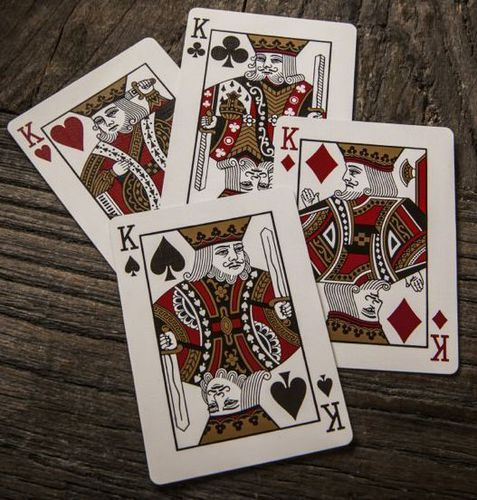
#> input picture Section 1/Images/cards.jpg, 477 x 500 px
$ python joining_two_images.py
#> lines starting #> are read from the running program, lines starting #| are printed output that depends on the picture
import cv2
import numpy as np

img1 = cv2.imread("Images/cards.jpg")
#> img1 is the input picture: shape (500, 477, 3); mean B, G, R 88.1, 96.6, 109.6

img2 = cv2.imread("Images/cards2.jpg")
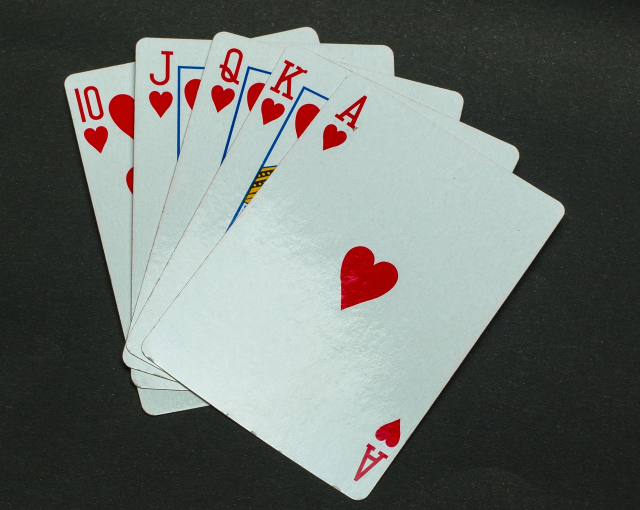
#> input picture Section 1/Images/cards2.jpg, 1280 x 1020 px (shown at 1/2 size)
#> img2 is the input picture: shape (1020, 1280, 3); mean B, G, R 108.4, 112.6, 107.2
img3 = cv2.resize(img2,(477,500))
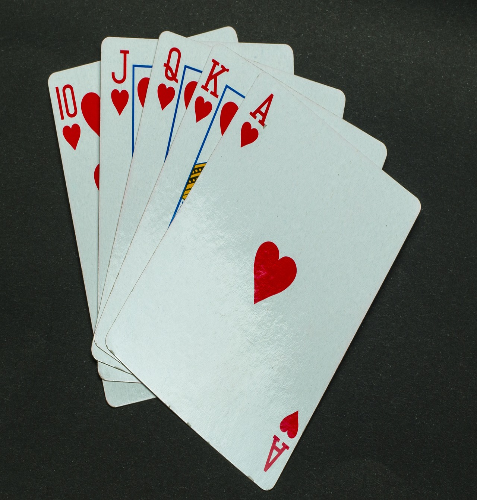
#> img3: shape (500, 477, 3); mean B, G, R 108.3, 112.5, 107

print(img1.shape)
#| (500, 477, 3)
print(img2.shape)
#| (1020, 1280, 3)

image = np.hstack((img1,img3))  #vstack,hstack
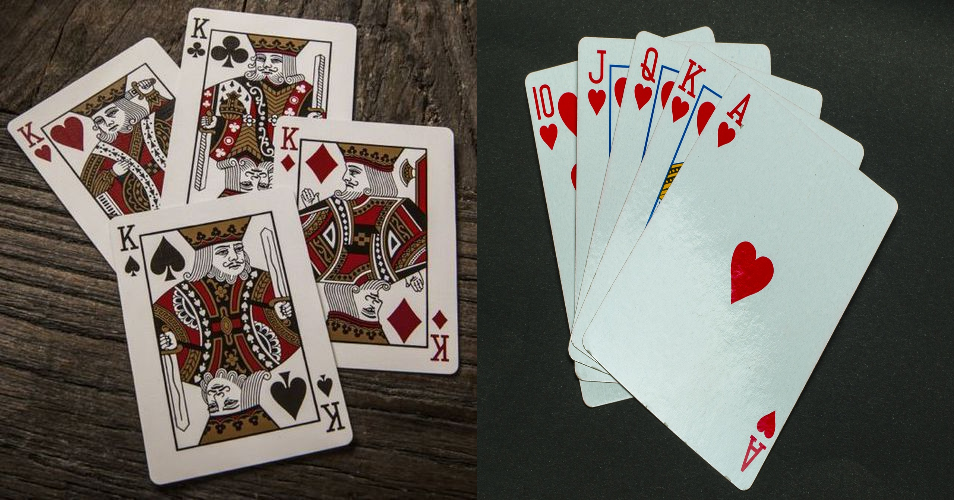
#> image: shape (500, 954, 3); mean B, G, R 98.2, 104.5, 108.3
cv2.imshow("newimage",image)
cv2.waitKey(0)
